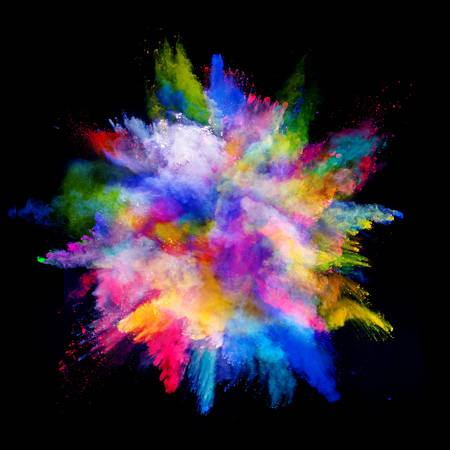
#> input picture Maskeleme_Ders_1/siyahli.jpg, 450 x 450 px
$ python maskeleme.py
#> lines starting #> are read from the running program, lines starting #| are printed output that depends on the picture; after the words box and inside, x2 and y2 are one past the last pixel; in counts of white or black regions, pixels touching at a corner belong together
import cv2
import numpy as np


def main():
    kesilecek = cv2.imread("siyahli.jpg")
#> kesilecek is the input picture: shape (450, 450, 3); mean B, G, R 55.4, 43.3, 52.9
    arkaplan = cv2.imread("arkaplan.jpg")
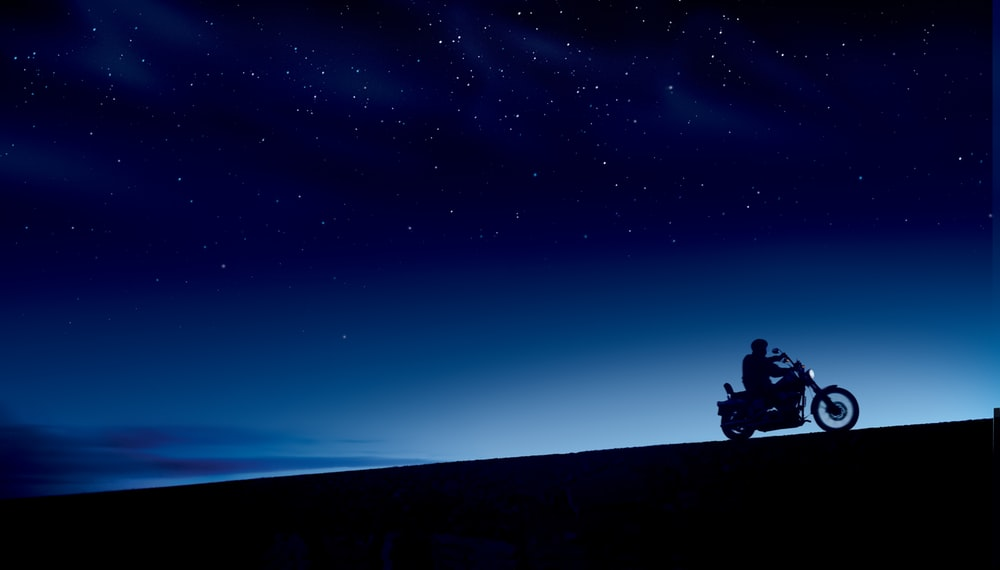
#> input picture Maskeleme_Ders_1/arkaplan.jpg, 1000 x 570 px
#> arkaplan is the input picture: shape (570, 1000, 3); mean B, G, R 63.6, 23.1, 7.8

    kesilecek_gri = cv2.cvtColor(kesilecek, cv2.COLOR_BGR2GRAY) #Burada renkli fotoğrafı 0-255 değer aralığındaki gri fotoğrafa dönüştürdük.
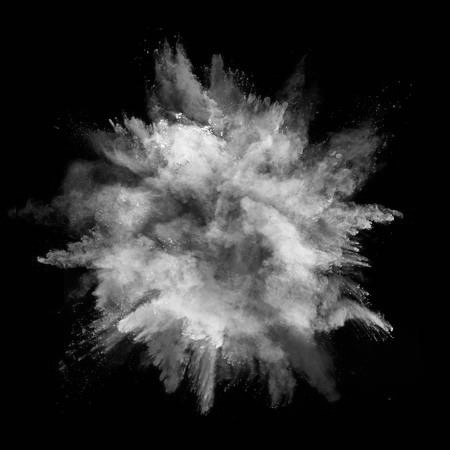
#> kesilecek_gri: shape (450, 450); min 0, max 253, mean 47.5

    genislik, yukseklik, kanal = kesilecek.shape
#> genislik = 450; yukseklik = 450; kanal = 3
    yapistirilacak_yer = arkaplan[0:genislik,0:yukseklik]
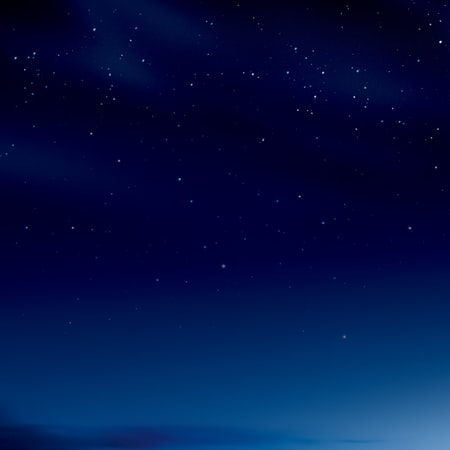
#> yapistirilacak_yer: shape (450, 450, 3); mean B, G, R 71.1, 19.7, 2.7
    #cv2.imshow("Yapıştırılacak Bölge", yapistirilacak_yer)

    ret, mask = cv2.threshold(kesilecek_gri, 10, 255, cv2.THRESH_BINARY)
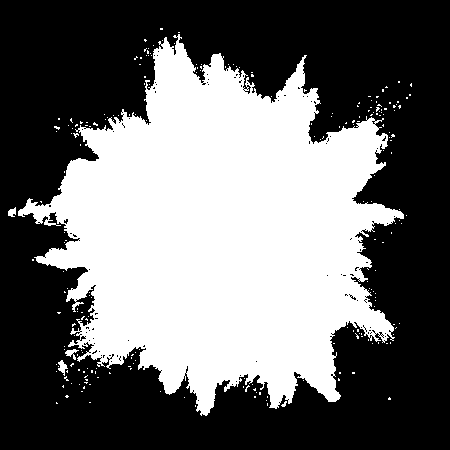
#> mask: shape (450, 450); 42.2% white; 229 white regions (225 under 20 px), largest, box (x1, y1, x2, y2) and area: (18, 34, 404, 416) 84595, (58, 360, 68, 376) 79, (65, 349, 79, 360) 68, (8, 207, 16, 217) 55
    #cv2.imshow("Masklanmış Resim", mask)

    mask_inver = cv2.bitwise_not(mask) #masklanmış resmin ters masklanmışını almak.
    cv2.imshow("Ters Masklanmış Resim", mask_inver)

    background_add = cv2.bitwise_and(yapistirilacak_yer,yapistirilacak_yer,mask=mask_inver)
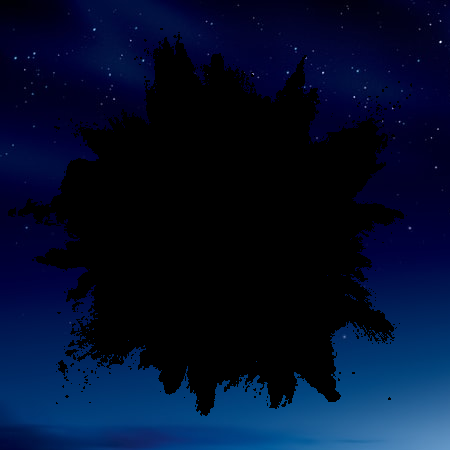
#> background_add: shape (450, 450, 3); mean B, G, R 43.9, 14.9, 2.5
    cv2.imshow("Ters Masklanmis ile Birlestirme", background_add)

    toplam = cv2.add(background_add, kesilecek)
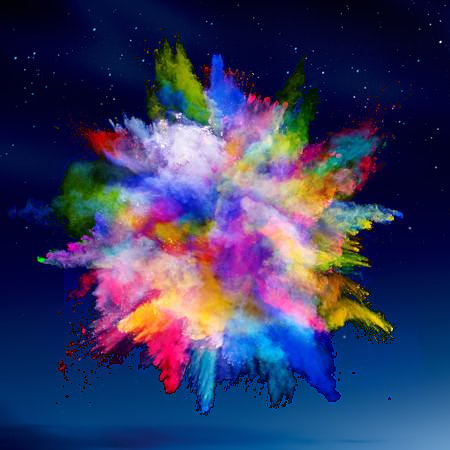
#> toplam: shape (450, 450, 3); mean B, G, R 99.3, 58.2, 55.5
    cv2.imshow("Ters Mask'ın eklenmiş hali + Eklenen orjinal Foto", toplam)

    arkaplan[0:yukseklik,0:genislik] = toplam
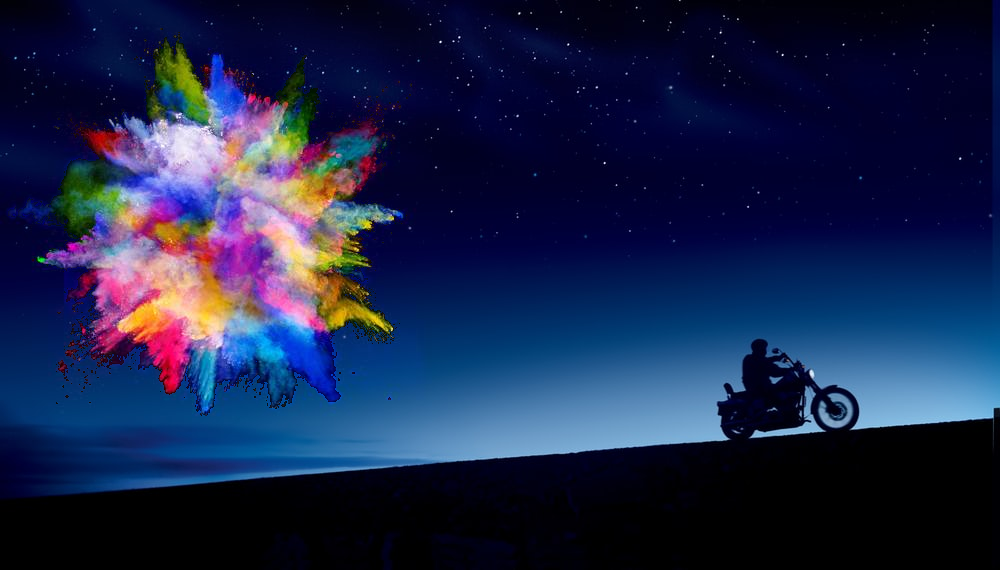
#> arkaplan: shape (570, 1000, 3); mean B, G, R 73.6, 36.8, 26.5
    cv2.imshow("En son Eklenmis Hali", arkaplan)


    # [6 lines of commented-out code are left out]

    cv2.waitKey(0)
    cv2.destroyAllWindows()

if __name__ == "__main__":
    main()
